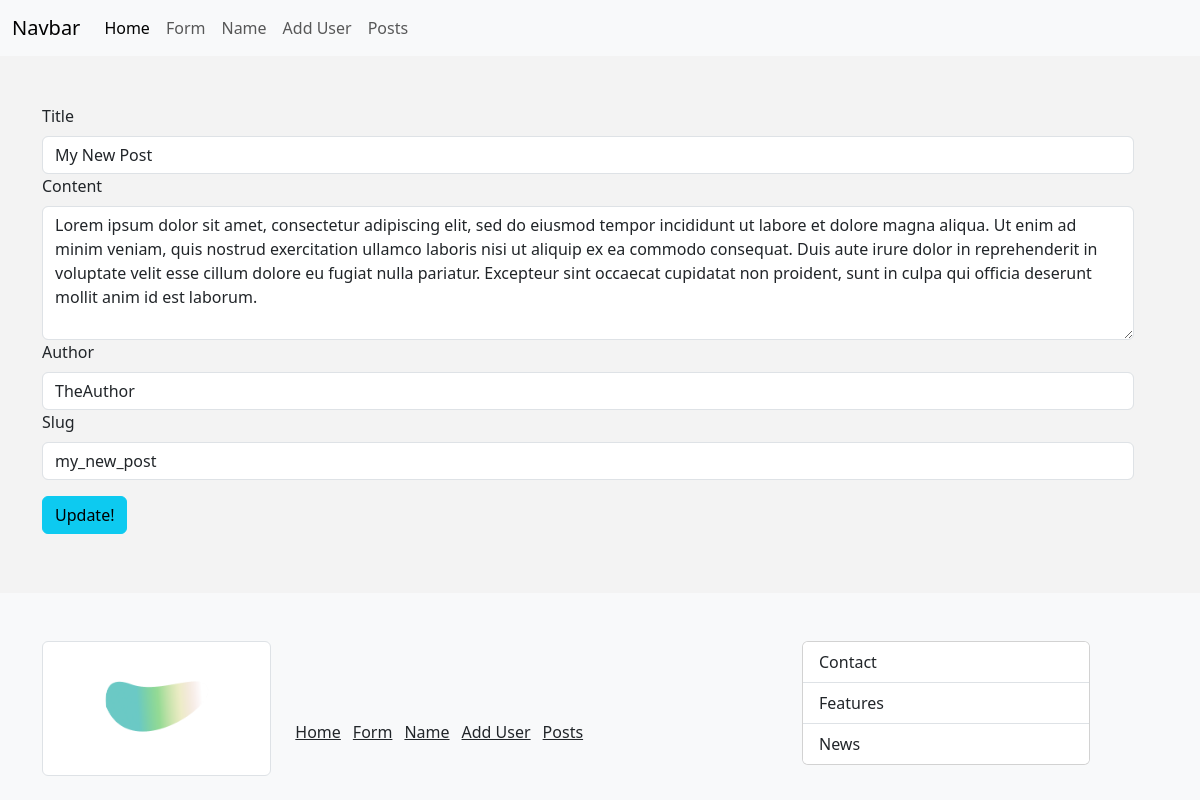
/post/edit/2, run on an earlier commit of the app's database.
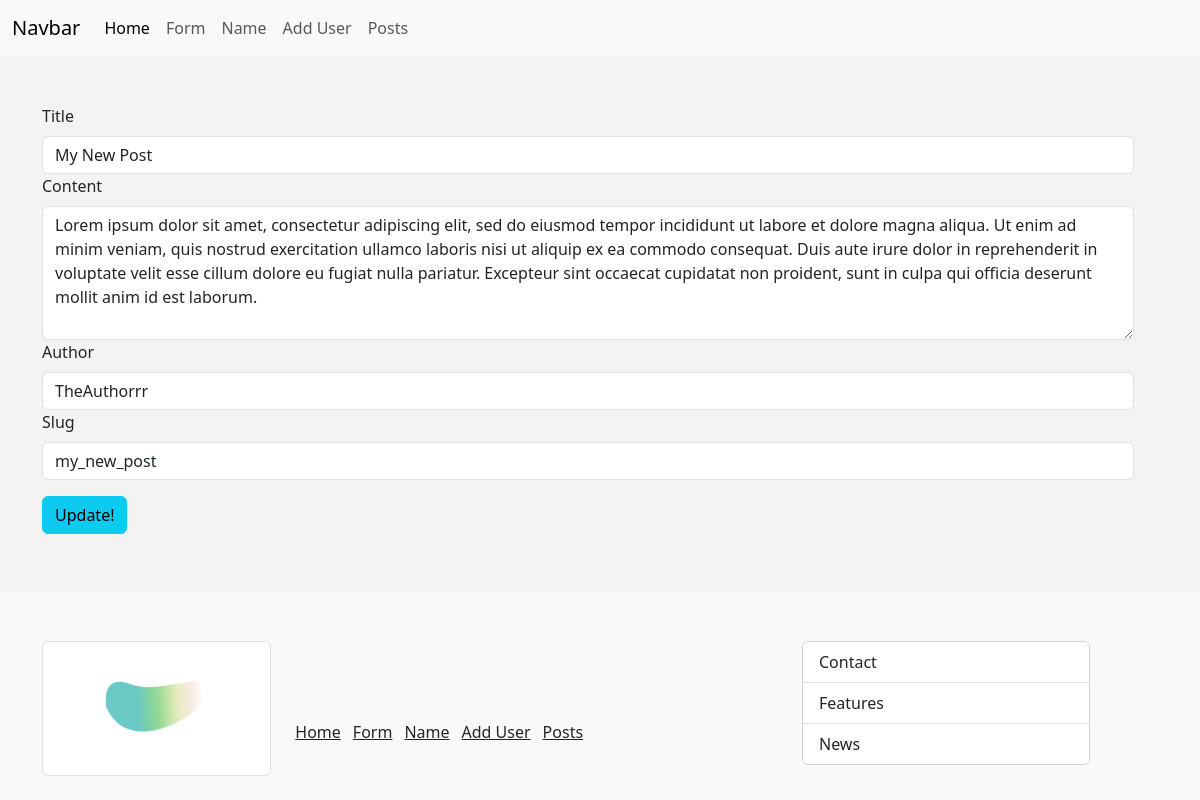
And on a later commit of the database.
### main.py (models this page shows, shortened)
class Post(db.Model):
	id = db.Column(db.Integer, primary_key = True)
	title = db.Column(db.String(255))
	content = db.Column(db.Text)
	author = db.Column(db.String(255))
	date_posted = db.Column(db.DateTime, default=datetime.utcnow)
	slug = db.Column(db.String(255)) # for a better url example instead of using /blog/1 using /blog/my_blog

### main.py (the view)
@app.route("/post/edit/<int:id>", methods=["GET", "POST"])
def get_edit_post(id): # additional check might be added
	post = Post.query.get_or_404(id)
	try:
		if request.method == "POST":
			slug_check = Post.query.filter_by(slug = request.form["slug"]).first()
			if post.slug == request.form["slug"] or slug_check is None:
				post.title = request.form["title"]
				post.content = request.form["content"]
				post.author = request.form["author"]
				post.slug = request.form["slug"]
				db.session.add(post)
				db.session.commit()
				flash("Post Updated Successfully!")
				return redirect(url_for("single_post_page", slug = post.slug))
			else:
				flash("this slug is already in use!")
				return render_template("update_post.html", post = post)
		elif request.method == "GET":
			post = Post.query.get_or_404(id)
	except:
		flash("error") # can change later
	return render_template("update_post.html", post = post)

### templates/update_post.html (shortened to what this page needs)
{% extends 'base.html' %} {% block content %}
<form class="form" method="POST">
	<label for="title" class="form-label">Title</label>
	<input type="text" class="form-control" name="title" value="{{post.title}}">
	<label for="content" class="form-label">Content</label>
	<textarea name="content" id="content" rows="5" class="form-control">{{post.content}}</textarea>
	<label for="author" class="form-label">Author</label>
	<input type="text" class="form-control" name="author" value="{{post.author}}">
	<label for="slug" class="form-label">Slug</label>
	<input type="text" class="form-control" name="slug" value="{{post.slug}}">
	<input type="submit" class="btn btn-info mt-3" value="Update!">
</form>
{% endblock content %}

What changed in the data, as far as the page shows it:
changed Post "My New Post": author "TheAuthor" → "TheAuthorrr"
